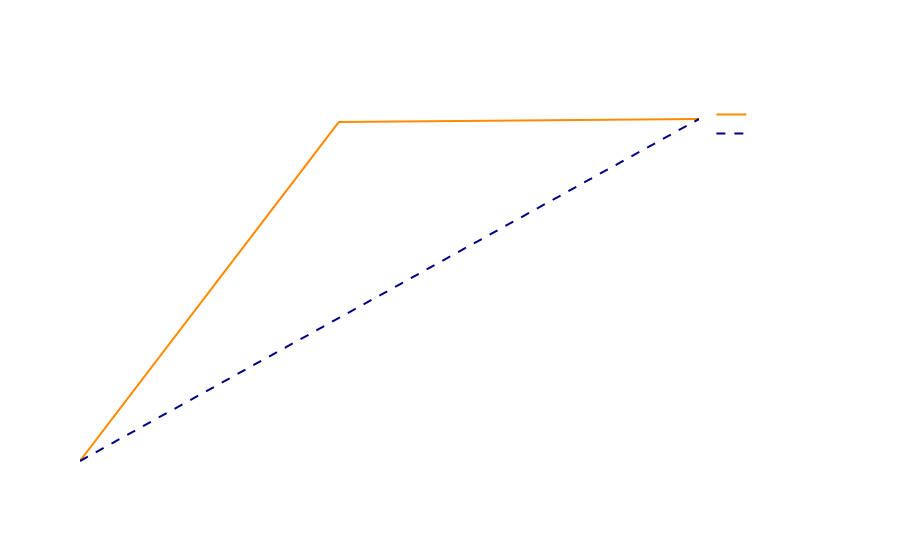
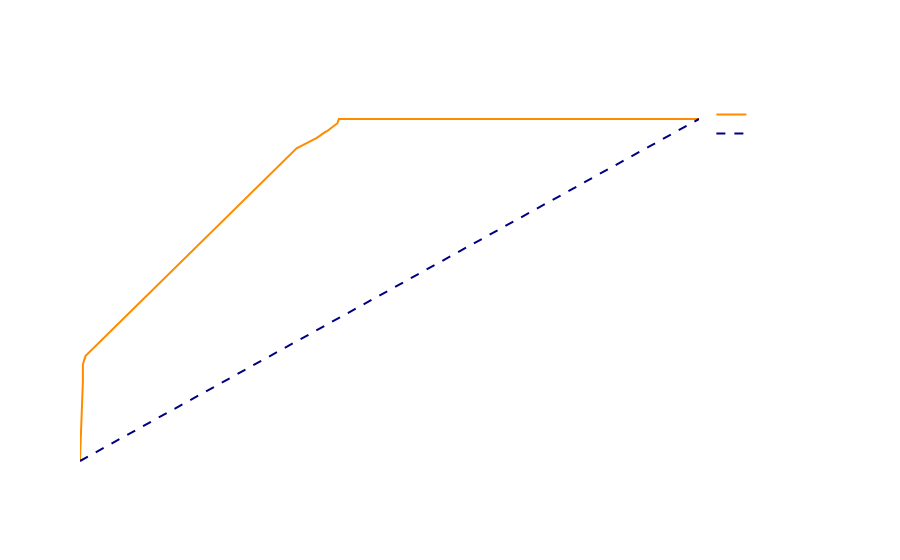
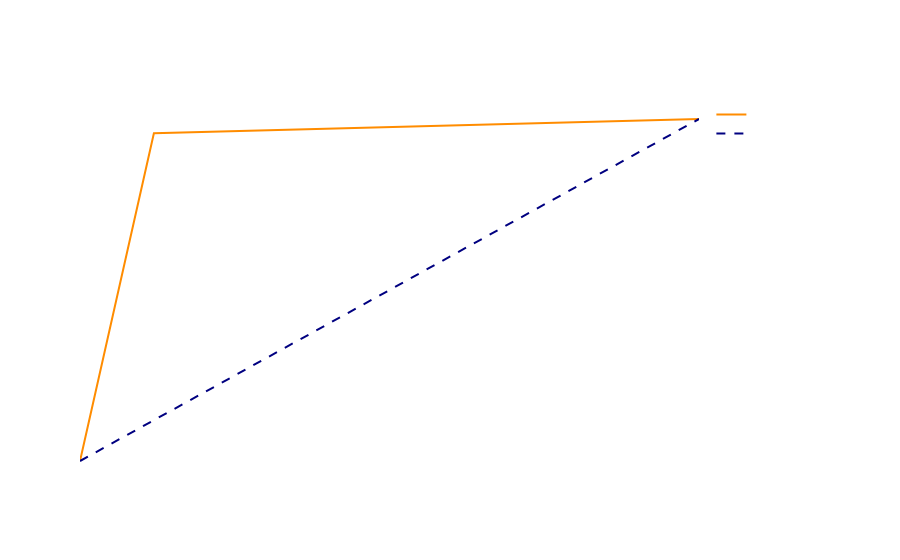
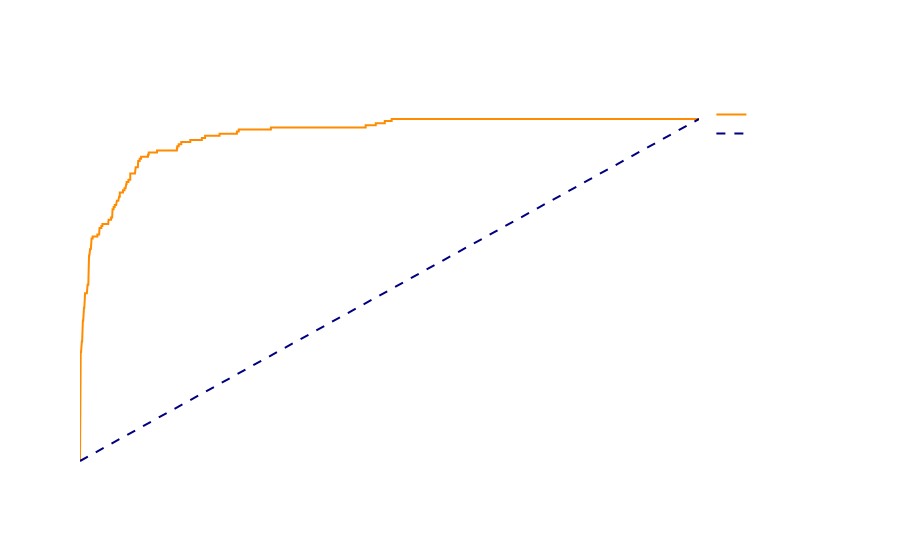

Notebook code cell kept with these figures, in order:
### Code cell
for model_name, result in results.items():
    metrics = calculate_classification_metrics(train_res, test_features_binned, result['predictions_train'], result['predictions_test_adjusted'])
    display_classification_results(metrics, model_name)
    
    # Draw and display ROC curves
    fig_train = draw_roc_curve(train_res['churn'], result['predictions_train'], f'Receiver Operating Characteristic - {model_name} (Train)')
    display(HTML("<h3>ROC AUC (Train):</h3>"))
    pyo.iplot(fig_train)
    
    fig_test = draw_roc_curve(test_features_binned['churn'], result['predictions_test_proba'], f'Receiver Operating Characteristic - {model_name} (Test)')
    display(HTML("<h3>ROC AUC (Test):</h3>"))
    pyo.iplot(fig_test)
    
    display(HTML("<br>"))

### Figure 1 — Plotly figure (JSON) as saved in the notebook; plotly's stock layout.template omitted (floating-point values rounded to 4 significant figures)
{"data": [{"line": {"color": "darkorange", "width": 2}, "mode": "lines", "name": "ROC curve (area = 0.79)", "type": "scatter", "x": [0, 0.4181, 1], "y": [0, 0.9912, 1]}, {"line": {"color": "navy", "dash": "dash", "width": 2}, "mode": "lines", "name": "Random", "type": "scatter", "x": [0, 1], "y": [0, 1]}], "layout": {"font": {"color": "white"}, "paper_bgcolor": "rgba(0,0,0,0)", "plot_bgcolor": "rgba(0,0,0,0)", "showlegend": true, "title": {"text": "Receiver Operating Characteristic - Naive Bayes (Train)"}, "xaxis": {"title": {"text": "False Positive Rate"}}, "yaxis": {"title": {"text": "True Positive Rate"}}}}

### Figure 2 — Plotly figure (JSON) as saved in the notebook; plotly's stock layout.template omitted (floating-point values rounded to 4 significant figures)
{"data": [{"line": {"color": "darkorange", "width": 2}, "mode": "lines", "name": "ROC curve (area = 0.86)", "type": "scatter", "x": [0, 0, 0.004673, 0.004673, 0.004673, 0.007593, 0.008178, 0.008762, 0.3499, 0.3826, 0.3914, 0.3925, 0.3972, 0.3984, 0.4159, 0.4182, 0.4194, 0.42, 0.4223, 0.9176, 0.9696, 0.9807, 0.9836, 0.9977, 0.9988, 1], "y": [0, 0.006135, 0.2331, 0.2699, 0.2822, 0.3006, 0.3006, 0.3067, 0.9141, 0.9448, 0.9571, 0.9571, 0.9632, 0.9632, 0.9877, 1, 1, 1, 1, 1, 1, 1, 1, 1, 1, 1]}, {"line": {"color": "navy", "dash": "dash", "width": 2}, "mode": "lines", "name": "Random", "type": "scatter", "x": [0, 1], "y": [0, 1]}], "layout": {"font": {"color": "white"}, "paper_bgcolor": "rgba(0,0,0,0)", "plot_bgcolor": "rgba(0,0,0,0)", "showlegend": true, "title": {"text": "Receiver Operating Characteristic - Naive Bayes (Test)"}, "xaxis": {"title": {"text": "False Positive Rate"}}, "yaxis": {"title": {"text": "True Positive Rate"}}}}

### Figure 3 — Plotly figure (JSON) as saved in the notebook; plotly's stock layout.template omitted (floating-point values rounded to 4 significant figures)
{"data": [{"line": {"color": "darkorange", "width": 2}, "mode": "lines", "name": "ROC curve (area = 0.92)", "type": "scatter", "x": [0, 0.1194, 1], "y": [0, 0.9583, 1]}, {"line": {"color": "navy", "dash": "dash", "width": 2}, "mode": "lines", "name": "Random", "type": "scatter", "x": [0, 1], "y": [0, 1]}], "layout": {"font": {"color": "white"}, "paper_bgcolor": "rgba(0,0,0,0)", "plot_bgcolor": "rgba(0,0,0,0)", "showlegend": true, "title": {"text": "Receiver Operating Characteristic - SVM (Train)"}, "xaxis": {"title": {"text": "False Positive Rate"}}, "yaxis": {"title": {"text": "True Positive Rate"}}}}

### Figure 4 — Plotly figure (JSON) as saved in the notebook; plotly's stock layout.template omitted (floating-point values rounded to 4 significant figures; data arrays with more than 128 entries replaced by an {"elided": "..."} marker saying what was removed)
{"data": [{"line": {"color": "darkorange", "width": 2}, "mode": "lines", "name": "ROC curve (area = 0.95)", "type": "scatter", "x": {"elided": "148 float values"}, "y": {"elided": "148 float values"}}, {"line": {"color": "navy", "dash": "dash", "width": 2}, "mode": "lines", "name": "Random", "type": "scatter", "x": [0, 1], "y": [0, 1]}], "layout": {"font": {"color": "white"}, "paper_bgcolor": "rgba(0,0,0,0)", "plot_bgcolor": "rgba(0,0,0,0)", "showlegend": true, "title": {"text": "Receiver Operating Characteristic - SVM (Test)"}, "xaxis": {"title": {"text": "False Positive Rate"}}, "yaxis": {"title": {"text": "True Positive Rate"}}}}
